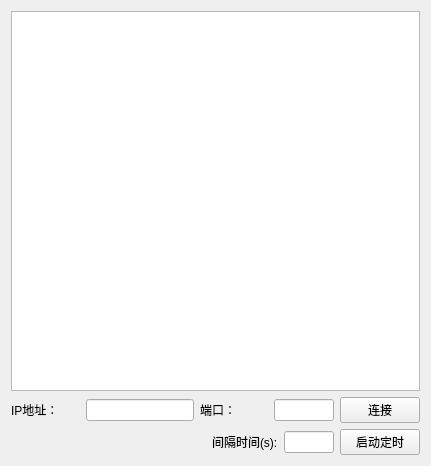
<?xml version="1.0" encoding="UTF-8"?>
<ui version="4.0">
 <class>MainWindow</class>
 <widget class="QMainWindow" name="MainWindow">
  <property name="geometry">
   <rect>
    <x>0</x>
    <y>0</y>
    <width>431</width>
    <height>466</height>
   </rect>
  </property>
  <property name="windowTitle">
   <string>MainWindow</string>
  </property>
  <widget class="QWidget" name="centralWidget">
   <layout class="QVBoxLayout" name="verticalLayout">
    <item>
     <widget class="QTextEdit" name="textEdit"/>
    </item>
    <item>
     <layout class="QHBoxLayout" name="horizontalLayout_2">
      <item>
       <widget class="QLabel" name="label_2">
        <property name="text">
         <string>IP地址：</string>
        </property>
       </widget>
      </item>
      <item>
       <widget class="QLineEdit" name="txtIp">
        <property name="sizePolicy">
         <sizepolicy hsizetype="Preferred" vsizetype="Fixed">
          <horstretch>0</horstretch>
          <verstretch>0</verstretch>
         </sizepolicy>
        </property>
        <property name="echoMode">
         <enum>QLineEdit::Normal</enum>
        </property>
       </widget>
      </item>
      <item>
       <widget class="QLabel" name="label_3">
        <property name="text">
         <string>端口：</string>
        </property>
       </widget>
      </item>
      <item>
       <widget class="QLineEdit" name="txtPort">
        <property name="sizePolicy">
         <sizepolicy hsizetype="Ignored" vsizetype="Fixed">
          <horstretch>0</horstretch>
          <verstretch>0</verstretch>
         </sizepolicy>
        </property>
        <property name="minimumSize">
         <size>
          <width>60</width>
          <height>0</height>
         </size>
        </property>
        <property name="maximumSize">
         <size>
          <width>60</width>
          <height>16777215</height>
         </size>
        </property>
       </widget>
      </item>
      <item>
       <widget class="QPushButton" name="pushConnect">
        <property name="text">
         <string>连接</string>
        </property>
       </widget>
      </item>
     </layout>
    </item>
    <item>
     <layout class="QHBoxLayout" name="horizontalLayout_3">
      <item>
       <spacer name="horizontalSpacer">
        <property name="orientation">
         <enum>Qt::Horizontal</enum>
        </property>
        <property name="sizeHint" stdset="0">
         <size>
          <width>188</width>
          <height>18</height>
         </size>
        </property>
       </spacer>
      </item>
      <item>
       <widget class="QLabel" name="label_4">
        <property name="text">
         <string>间隔时间(s):</string>
        </property>
       </widget>
      </item>
      <item>
       <widget class="QLineEdit" name="lineEdit">
        <property name="sizePolicy">
         <sizepolicy hsizetype="Ignored" vsizetype="Fixed">
          <horstretch>50</horstretch>
          <verstretch>20</verstretch>
         </sizepolicy>
        </property>
        <property name="minimumSize">
         <size>
          <width>50</width>
          <height>0</height>
         </size>
        </property>
        <property name="maximumSize">
         <size>
          <width>50</width>
          <height>16777215</height>
         </size>
        </property>
       </widget>
      </item>
      <item>
       <widget class="QPushButton" name="timeBut">
        <property name="text">
         <string>启动定时</string>
        </property>
       </widget>
      </item>
     </layout>
    </item>
   </layout>
  </widget>
 </widget>
 <layoutdefault spacing="6" margin="11"/>
 <resources/>
 <connections/>
</ui>
